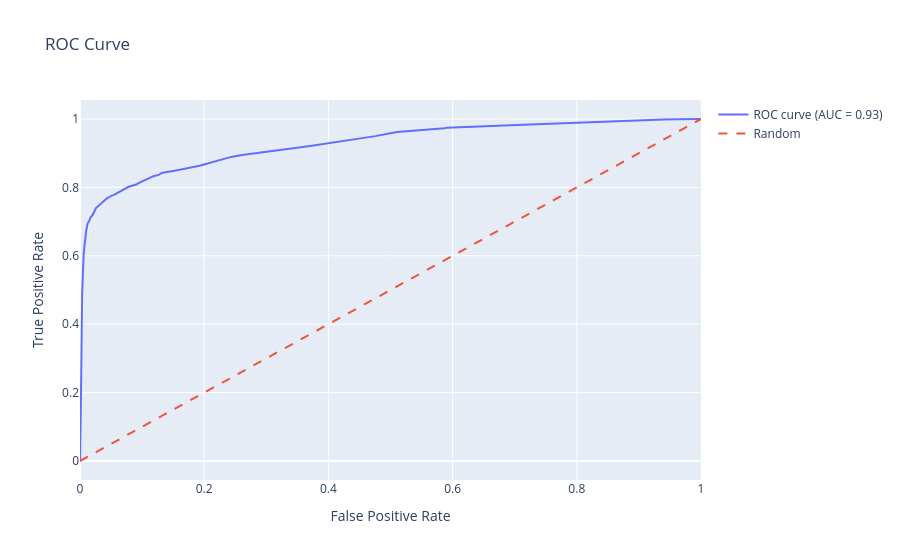

Write notebook code for a chart like this one.
### Code cell
dt_visualizer.plot_roc_curve()
